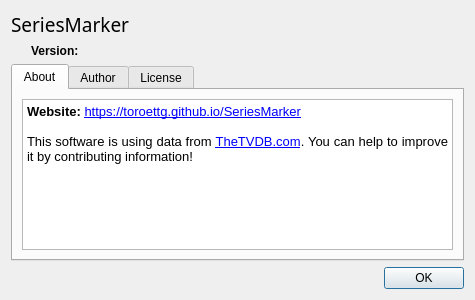
<?xml version="1.0" encoding="UTF-8"?>
<ui version="4.0">
 <class>AboutDialog</class>
 <widget class="QDialog" name="AboutDialog">
  <property name="windowModality">
   <enum>Qt::NonModal</enum>
  </property>
  <property name="geometry">
   <rect>
    <x>0</x>
    <y>0</y>
    <width>475</width>
    <height>300</height>
   </rect>
  </property>
  <property name="windowTitle">
   <string>About SeriesMarker</string>
  </property>
  <property name="modal">
   <bool>true</bool>
  </property>
  <layout class="QVBoxLayout" name="verticalLayout_2">
   <item>
    <layout class="QHBoxLayout" name="horizontalLayout">
     <property name="spacing">
      <number>0</number>
     </property>
     <item>
      <layout class="QVBoxLayout" name="verticalLayout_5">
       <property name="spacing">
        <number>6</number>
       </property>
       <item>
        <widget class="QLabel" name="title">
         <property name="font">
          <font>
           <family>Sans Serif</family>
           <pointsize>14</pointsize>
          </font>
         </property>
         <property name="frameShape">
          <enum>QFrame::NoFrame</enum>
         </property>
         <property name="text">
          <string>SeriesMarker</string>
         </property>
        </widget>
       </item>
       <item>
        <widget class="QLabel" name="version">
         <property name="font">
          <font>
           <weight>75</weight>
           <bold>true</bold>
          </font>
         </property>
         <property name="frameShape">
          <enum>QFrame::NoFrame</enum>
         </property>
         <property name="text">
          <string>Version:</string>
         </property>
         <property name="indent">
          <number>20</number>
         </property>
        </widget>
       </item>
      </layout>
     </item>
     <item>
      <widget class="QToolButton" name="donate_button">
       <property name="sizePolicy">
        <sizepolicy hsizetype="Fixed" vsizetype="Fixed">
         <horstretch>0</horstretch>
         <verstretch>0</verstretch>
        </sizepolicy>
       </property>
       <property name="focusPolicy">
        <enum>Qt::NoFocus</enum>
       </property>
       <property name="toolTip">
        <string>If you really like this software, you can donate for coffee.</string>
       </property>
       <property name="autoFillBackground">
        <bool>false</bool>
       </property>
       <property name="text">
        <string/>
       </property>
       <property name="icon">
        <iconset resource="serieswatcher.qrc">
         <normaloff>:/icons/donate_button.gif</normaloff>:/icons/donate_button.gif</iconset>
       </property>
       <property name="iconSize">
        <size>
         <width>92</width>
         <height>26</height>
        </size>
       </property>
       <property name="checkable">
        <bool>false</bool>
       </property>
       <property name="autoRaise">
        <bool>true</bool>
       </property>
       <property name="arrowType">
        <enum>Qt::NoArrow</enum>
       </property>
      </widget>
     </item>
    </layout>
   </item>
   <item>
    <widget class="QTabWidget" name="tabWidget">
     <property name="sizePolicy">
      <sizepolicy hsizetype="Expanding" vsizetype="Expanding">
       <horstretch>0</horstretch>
       <verstretch>0</verstretch>
      </sizepolicy>
     </property>
     <property name="tabShape">
      <enum>QTabWidget::Rounded</enum>
     </property>
     <property name="currentIndex">
      <number>0</number>
     </property>
     <widget class="QWidget" name="about_tab">
      <attribute name="title">
       <string>About</string>
      </attribute>
      <layout class="QVBoxLayout" name="verticalLayout_4">
       <item>
        <widget class="QTextBrowser" name="about_browser">
         <property name="html">
          <string>&lt;!DOCTYPE HTML PUBLIC &quot;-//W3C//DTD HTML 4.0//EN&quot; &quot;http://www.w3.org/TR/REC-html40/strict.dtd&quot;&gt;
&lt;html&gt;&lt;head&gt;&lt;meta name=&quot;qrichtext&quot; content=&quot;1&quot; /&gt;&lt;style type=&quot;text/css&quot;&gt;
p, li { white-space: pre-wrap; }
&lt;/style&gt;&lt;/head&gt;&lt;body style=&quot; font-family:'Sans Serif'; font-size:9pt; font-weight:400; font-style:normal;&quot;&gt;
&lt;p style=&quot; margin-top:0px; margin-bottom:0px; margin-left:0px; margin-right:0px; -qt-block-indent:0; text-indent:0px;&quot;&gt;&lt;span style=&quot; font-family:'DejaVu Sans'; font-size:10pt; font-weight:600;&quot;&gt;Website:&lt;/span&gt;&lt;span style=&quot; font-family:'DejaVu Sans'; font-size:10pt;&quot;&gt; &lt;/span&gt;&lt;a href=&quot;http://toroettg.github.io/SeriesMarker/&quot;&gt;&lt;span style=&quot; font-family:'Sans'; font-size:10pt; text-decoration: underline; color:#0000ff;&quot;&gt;https://toroettg.github.io/SeriesMarker&lt;/span&gt;&lt;/a&gt;&lt;/p&gt;
&lt;p style=&quot;-qt-paragraph-type:empty; margin-top:0px; margin-bottom:0px; margin-left:0px; margin-right:0px; -qt-block-indent:0; text-indent:0px; font-size:10pt; text-decoration: underline; color:#0000ff;&quot;&gt;&lt;br /&gt;&lt;/p&gt;
&lt;p align=&quot;justify&quot; style=&quot; margin-top:0px; margin-bottom:0px; margin-left:0px; margin-right:0px; -qt-block-indent:0; text-indent:0px;&quot;&gt;&lt;span style=&quot; font-family:'Sans'; font-size:10pt;&quot;&gt;This software is using data from &lt;/span&gt;&lt;a href=&quot;http://www.thetvdb.com&quot;&gt;&lt;span style=&quot; font-family:'Sans'; font-size:10pt; text-decoration: underline; color:#0000ff;&quot;&gt;TheTVDB.com&lt;/span&gt;&lt;/a&gt;&lt;span style=&quot; font-family:'Sans'; font-size:10pt;&quot;&gt;. You can help to improve it by contributing information!&lt;/span&gt;&lt;/p&gt;&lt;/body&gt;&lt;/html&gt;</string>
         </property>
         <property name="openExternalLinks">
          <bool>true</bool>
         </property>
        </widget>
       </item>
      </layout>
     </widget>
     <widget class="QWidget" name="author_tab">
      <attribute name="title">
       <string>Author</string>
      </attribute>
      <layout class="QVBoxLayout" name="verticalLayout">
       <item>
        <widget class="QTextBrowser" name="author_browser">
         <property name="sizePolicy">
          <sizepolicy hsizetype="Expanding" vsizetype="Expanding">
           <horstretch>0</horstretch>
           <verstretch>0</verstretch>
          </sizepolicy>
         </property>
         <property name="html">
          <string>&lt;!DOCTYPE HTML PUBLIC &quot;-//W3C//DTD HTML 4.0//EN&quot; &quot;http://www.w3.org/TR/REC-html40/strict.dtd&quot;&gt;
&lt;html&gt;&lt;head&gt;&lt;meta name=&quot;qrichtext&quot; content=&quot;1&quot; /&gt;&lt;style type=&quot;text/css&quot;&gt;
p, li { white-space: pre-wrap; }
&lt;/style&gt;&lt;/head&gt;&lt;body style=&quot; font-family:'Sans Serif'; font-size:9pt; font-weight:400; font-style:normal;&quot;&gt;
&lt;p style=&quot; margin-top:0px; margin-bottom:0px; margin-left:0px; margin-right:0px; -qt-block-indent:0; text-indent:0px;&quot;&gt;&lt;span style=&quot; font-family:'DejaVu Sans'; font-size:10pt;&quot;&gt;Copyright (C) 2013 - 2015 Tobias Röttger &amp;lt;toroettg@gmail.com&amp;gt;&lt;/span&gt;&lt;/p&gt;&lt;/body&gt;&lt;/html&gt;</string>
         </property>
         <property name="openExternalLinks">
          <bool>true</bool>
         </property>
        </widget>
       </item>
      </layout>
     </widget>
     <widget class="QWidget" name="license_tab">
      <attribute name="title">
       <string>License</string>
      </attribute>
      <layout class="QVBoxLayout" name="verticalLayout_3">
       <item>
        <widget class="QTextBrowser" name="license_browser">
         <property name="sizePolicy">
          <sizepolicy hsizetype="Expanding" vsizetype="Expanding">
           <horstretch>0</horstretch>
           <verstretch>0</verstretch>
          </sizepolicy>
         </property>
         <property name="html">
          <string>&lt;!DOCTYPE HTML PUBLIC &quot;-//W3C//DTD HTML 4.0//EN&quot; &quot;http://www.w3.org/TR/REC-html40/strict.dtd&quot;&gt;
&lt;html&gt;&lt;head&gt;&lt;meta name=&quot;qrichtext&quot; content=&quot;1&quot; /&gt;&lt;style type=&quot;text/css&quot;&gt;
p, li { white-space: pre-wrap; }
&lt;/style&gt;&lt;/head&gt;&lt;body style=&quot; font-family:'Sans Serif'; font-size:9pt; font-weight:400; font-style:normal;&quot;&gt;
&lt;p align=&quot;justify&quot; style=&quot; margin-top:0px; margin-bottom:0px; margin-left:0px; margin-right:0px; -qt-block-indent:0; text-indent:0px;&quot;&gt;&lt;span style=&quot; font-size:10pt;&quot;&gt;SeriesMarker is free software: you can redistribute it and/or modify it under the terms of the GNU General Public License version 3 as published by the Free Software Foundation.&lt;/span&gt;&lt;/p&gt;
&lt;p align=&quot;justify&quot; style=&quot;-qt-paragraph-type:empty; margin-top:0px; margin-bottom:0px; margin-left:0px; margin-right:0px; -qt-block-indent:0; text-indent:0px; font-size:10pt;&quot;&gt;&lt;br /&gt;&lt;/p&gt;
&lt;p align=&quot;justify&quot; style=&quot; margin-top:0px; margin-bottom:0px; margin-left:0px; margin-right:0px; -qt-block-indent:0; text-indent:0px;&quot;&gt;&lt;span style=&quot; font-size:10pt;&quot;&gt;This program is distributed in the hope that it will be useful, but WITHOUT ANY WARRANTY; without even the implied warranty of MERCHANTABILITY or FITNESS FOR A PARTICULAR PURPOSE. See the GNU General Public License for more details.&lt;/span&gt;&lt;/p&gt;
&lt;p align=&quot;justify&quot; style=&quot;-qt-paragraph-type:empty; margin-top:0px; margin-bottom:0px; margin-left:0px; margin-right:0px; -qt-block-indent:0; text-indent:0px; font-size:10pt;&quot;&gt;&lt;br /&gt;&lt;/p&gt;
&lt;p align=&quot;justify&quot; style=&quot; margin-top:0px; margin-bottom:0px; margin-left:0px; margin-right:0px; -qt-block-indent:0; text-indent:0px;&quot;&gt;&lt;span style=&quot; font-size:10pt;&quot;&gt;You should have received a copy of the GNU General Public License along with this program. If not, see &lt;/span&gt;&lt;a href=&quot;http://www.gnu.org/licenses/&quot;&gt;&lt;span style=&quot; font-size:10pt; text-decoration: underline; color:#0000ff;&quot;&gt;http://www.gnu.org/licenses/&lt;/span&gt;&lt;/a&gt;&lt;span style=&quot; font-size:10pt;&quot;&gt;.&lt;/span&gt;&lt;/p&gt;&lt;/body&gt;&lt;/html&gt;</string>
         </property>
         <property name="openExternalLinks">
          <bool>true</bool>
         </property>
        </widget>
       </item>
      </layout>
     </widget>
    </widget>
   </item>
   <item>
    <widget class="QDialogButtonBox" name="buttonBox">
     <property name="orientation">
      <enum>Qt::Horizontal</enum>
     </property>
     <property name="standardButtons">
      <set>QDialogButtonBox::Ok</set>
     </property>
     <property name="centerButtons">
      <bool>false</bool>
     </property>
    </widget>
   </item>
  </layout>
 </widget>
 <resources>
  <include location="serieswatcher.qrc"/>
 </resources>
 <connections>
  <connection>
   <sender>buttonBox</sender>
   <signal>accepted()</signal>
   <receiver>AboutDialog</receiver>
   <slot>accept()</slot>
   <hints>
    <hint type="sourcelabel">
     <x>248</x>
     <y>254</y>
    </hint>
    <hint type="destinationlabel">
     <x>157</x>
     <y>274</y>
    </hint>
   </hints>
  </connection>
 </connections>
</ui>
